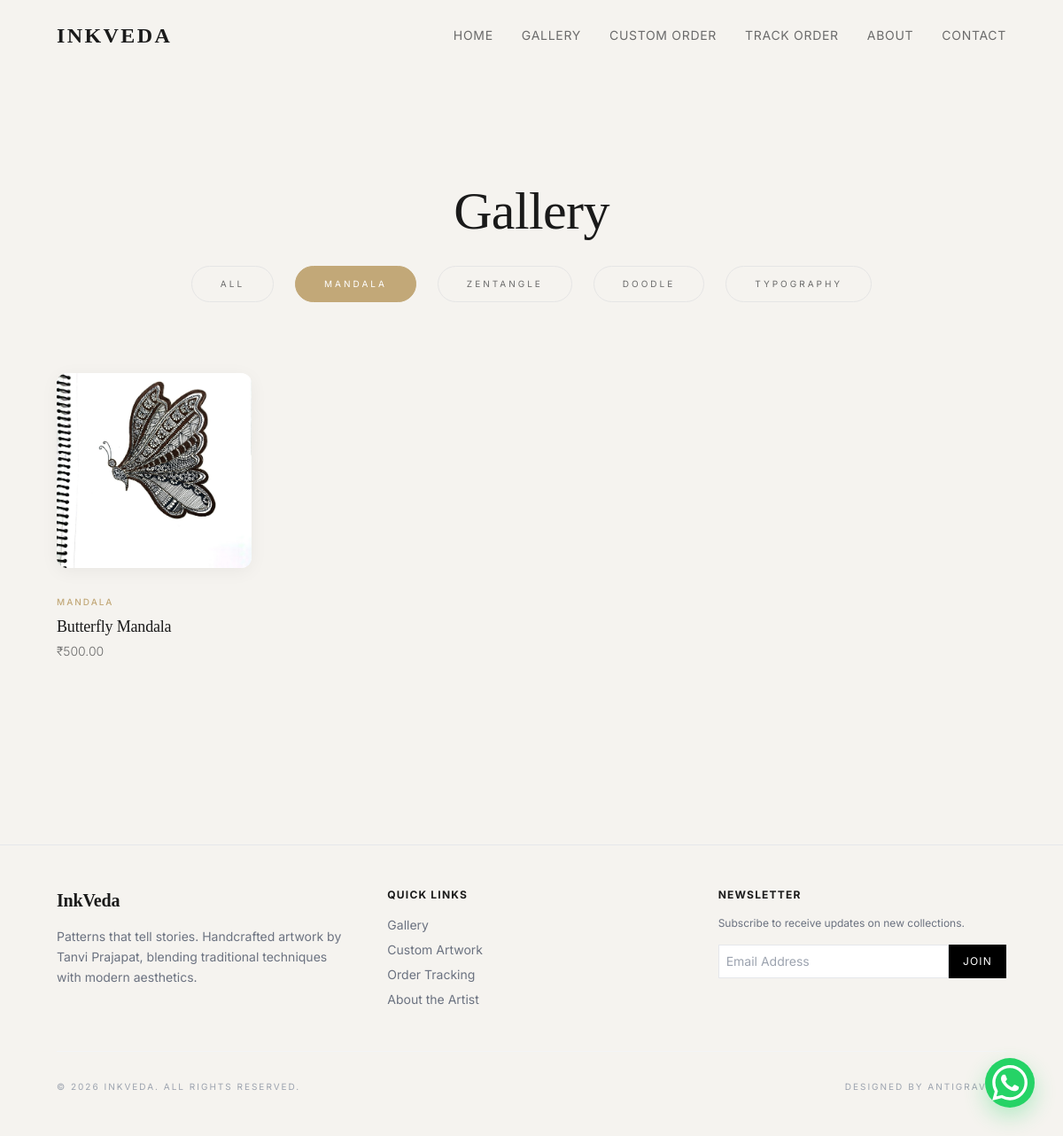
/gallery/?category=Mandala, run on the app's committed database.
### artworks/models.py (models this page shows, shortened)
class Artwork(models.Model):
    CATEGORY_CHOICES = [
        ('Mandala', 'Mandala'),
        ('Zentangle', 'Zentangle'),
        ('Doodle', 'Doodle'),
        ('Typography', 'Typography'),
    ]
    title = models.CharField(max_length=200)
    description = models.TextField()
    image = models.ImageField(upload_to="artworks/%Y/%m/")
    category = models.CharField(max_length=50, choices=CATEGORY_CHOICES)
    price = models.DecimalField(max_digits=10, decimal_places=2)
    is_available = models.BooleanField(default=True)
    created_at = models.DateTimeField(auto_now_add=True)

### artworks/views.py (the view)
# urls.py: path('gallery/', views.gallery, name='gallery'),
def gallery(request):
    category = request.GET.get('category')
    artworks_list = Artwork.objects.filter(is_available=True)
    if category:
        artworks_list = artworks_list.filter(category=category)
    paginator = Paginator(artworks_list, 8) # 8 per page
    page_number = request.GET.get('page')
    page_obj = paginator.get_page(page_number)
    categories = [c[0] for c in Artwork.CATEGORY_CHOICES]
    return render(request, 'artworks/gallery.html', {
        'page_obj': page_obj,
        'categories': categories,
        'selected_category': category
    })

### templates/artworks/gallery.html (shortened to what this page needs)
{% extends 'base.html' %}
{% block content %}
<section class="py-32 px-6 lg:px-16 reveal">
    <div class="max-w-7xl mx-auto">
        <header class="mb-20 text-center space-y-8">
            <h1 class="text-5xl md:text-6xl font-serif">Gallery</h1>
            <div class="flex flex-wrap justify-center gap-6">
                <a href="{% url 'gallery' %}" class="text-[10px] uppercase tracking-[0.3em] px-8 py-3 border transition duration-300 {% if not selected_category %}border-[#C2A878] bg-[#C2A878] text-white{% else %}border-[#E5E5E5] text-[#6B6B6B] hover:border-[#1A1A1A] hover:text-[#1A1A1A]{% endif %} rounded-full">All</a>
                {% for category in categories %}
                <a href="{% url 'gallery' %}?category={{ category }}" class="text-[10px] uppercase tracking-[0.3em] px-8 py-3 border transition duration-300 {% if selected_category == category %}border-[#C2A878] bg-[#C2A878] text-white{% else %}border-[#E5E5E5] text-[#6B6B6B] hover:border-[#1A1A1A] hover:text-[#1A1A1A]{% endif %} rounded-full">{{ category }}</a>
                {% endfor %}
            </div>
        </header>
        <div class="grid grid-cols-1 md:grid-cols-2 lg:grid-cols-4 gap-16">
            {% for artwork in page_obj %}
            <div class="group reveal">
                <a href="{% url 'artwork_detail' artwork.pk %}">
                    <div class="aspect-square bg-white overflow-hidden mb-6 premium-shadow card-hover rounded-xl">
                        <img src="{{ artwork.image.url }}" alt="{{ artwork.title }}" class="w-full h-full object-cover transition duration-1000 group-hover:scale-110">
                    </div>
                    <div class="space-y-1">
                        <span class="text-[10px] uppercase tracking-[0.2em] text-[#C2A878] font-medium">{{ artwork.category }}</span>
                        <h3 class="text-lg font-serif">{{ artwork.title }}</h3>
                        <p class="text-sm font-light text-[#6B6B6B]">₹{{ artwork.price }}</p>
                    </div>
                </a>
            </div>
            {% empty %}
            <div class="col-span-full py-40 text-center reveal">
                <p class="text-gray-400 italic font-serif">No artworks found in this category.</p>
            </div>
            {% endfor %}
        </div>
    </div>
</section>
{% endblock %}

### templates/base.html (style rules this page uses)
:root { --bg-primary: #F5F3EF; --text-primary: #1A1A1A; --text-secondary: #6B6B6B; --accent: #C2A878; --border: #E5E5E5; }
body { font-family: 'Inter', sans-serif; background-color: var(--bg-primary); color: var(--text-primary); scroll-behavior: smooth; -webkit-font-smoothing: antialiased; }
.font-serif { font-family: 'Playfair Display', serif; letter-spacing: -0.01em; }
.premium-shadow { box-shadow: 0 4px 20px rgba(0, 0, 0, 0.05); transition: transform 0.3s ease, box-shadow 0.3s ease; border-radius: 12px; }
.reveal { opacity: 0; transform: translateY(30px); transition: all 0.8s cubic-bezier(0.165, 0.84, 0.44, 1); }
.reveal.active { opacity: 1; transform: translateY(0); }

### data on the page
Artwork: image (picture), category "MANDALA", title "Butterfly Mandala", price "500.00"

### other printed values
{{ category }} "MANDALA" "ZENTANGLE" "DOODLE" "TYPOGRAPHY"
